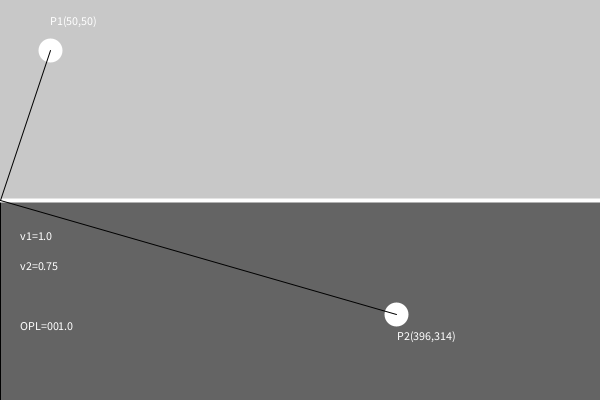
Frame 1 (no input)
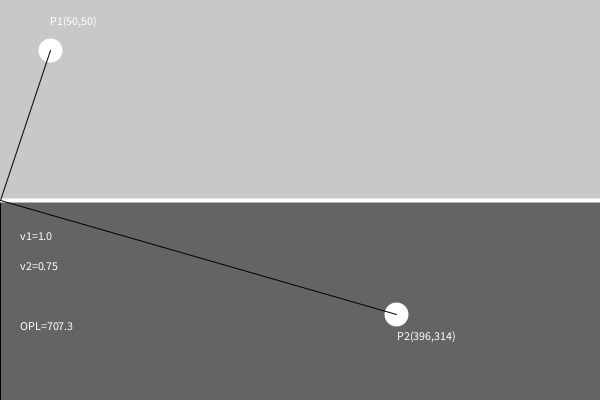
Frame 60 (the mouse pressed at the canvas centre just before this capture)
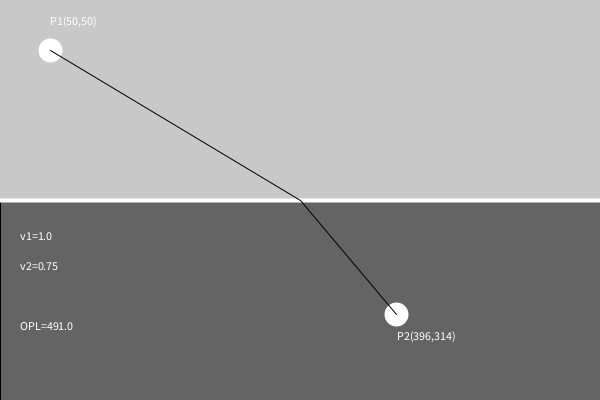
Frame 120 (the mouse held since frame 60 and released just before this capture)

The Processing sketch that drew these frames (run headless with seeded random() and noise(); from frame 60 on, the mouse is pressed at the canvas centre):

// Processing sketch: processing_185856
// ── processing_185856.pde

// import netscape.javascript.*;
void setup()
{
size(600,400);

}


float p1X=50;float p1Y=50; 
float p2X = 600-50; float p2Y = 350;
float rX = 300; float rY = 200;
// hastigheden i de to medier hhv. v1 og v2 relativt til lysets hastighed i vacuum.
float v1 = 1; float v2 = 1/1.33;
float d1=1;float d2 = 1;

void draw(){
  background(200);
if (v1>v2){
  fill(100);
  rect(0,rY,width,height);
}
else {fill(100);
  rect(0,0,width,rY);}

if (mousePressed & mouseX<300 & mouseY<200){
 p1X = mouseX; p1Y = mouseY;
}



stroke(255,255,255);
strokeWeight(4);
fill(255);


float i = atan(dist(p1X,1,rX,1)/dist(1,p1Y,1,rY));
float b = asin(v2/v1*sin(i));
p2Y = rY+150*cos(b);
p2X = rX+150*sin(b);
ellipse(p1X,p1Y,20,20);
ellipse(p2X,p2Y,20,20);
line(0,rY,width,rY);

stroke(150);
strokeWeight(1);
// korrekte linje

// fake ass linje
stroke(0);
line(p1X,p1Y,mouseX,rY);
line(mouseX,rY,p2X,p2Y);



text("P1("+int(p1X) +","+int(p1Y) +")",p1X,p1Y-25);
text("P2("+int(p2X) +","+int(p2Y) +")",p2X,p2Y+25);
//text("R ("+int(rX) +","+int(rY) +")",rX+10,rY-10);


text("v1="+v1, 20,240);
text("v2="+nf(v2,1,2), 20,270);

text("OPL="+nf(d2,3,1), 20,330);

d1 = dist(p1X,p1Y,rX,rY)/v1+dist(rX,rY,p2X,p2Y)/v2;
d2 = dist(p1X,p1Y,mouseX,rY)/v1+dist(mouseX,rY,p2X,p2Y)/v2;

if (mousePressed & mouseY>height/2)
{
text("OPL="+nf(d1,3,1), 20,300);
strokeWeight(3);
stroke(250);
line(p1X,p1Y,rX,rY);
line(rX,rY,p2X,p2Y);
noStroke();
}

}
